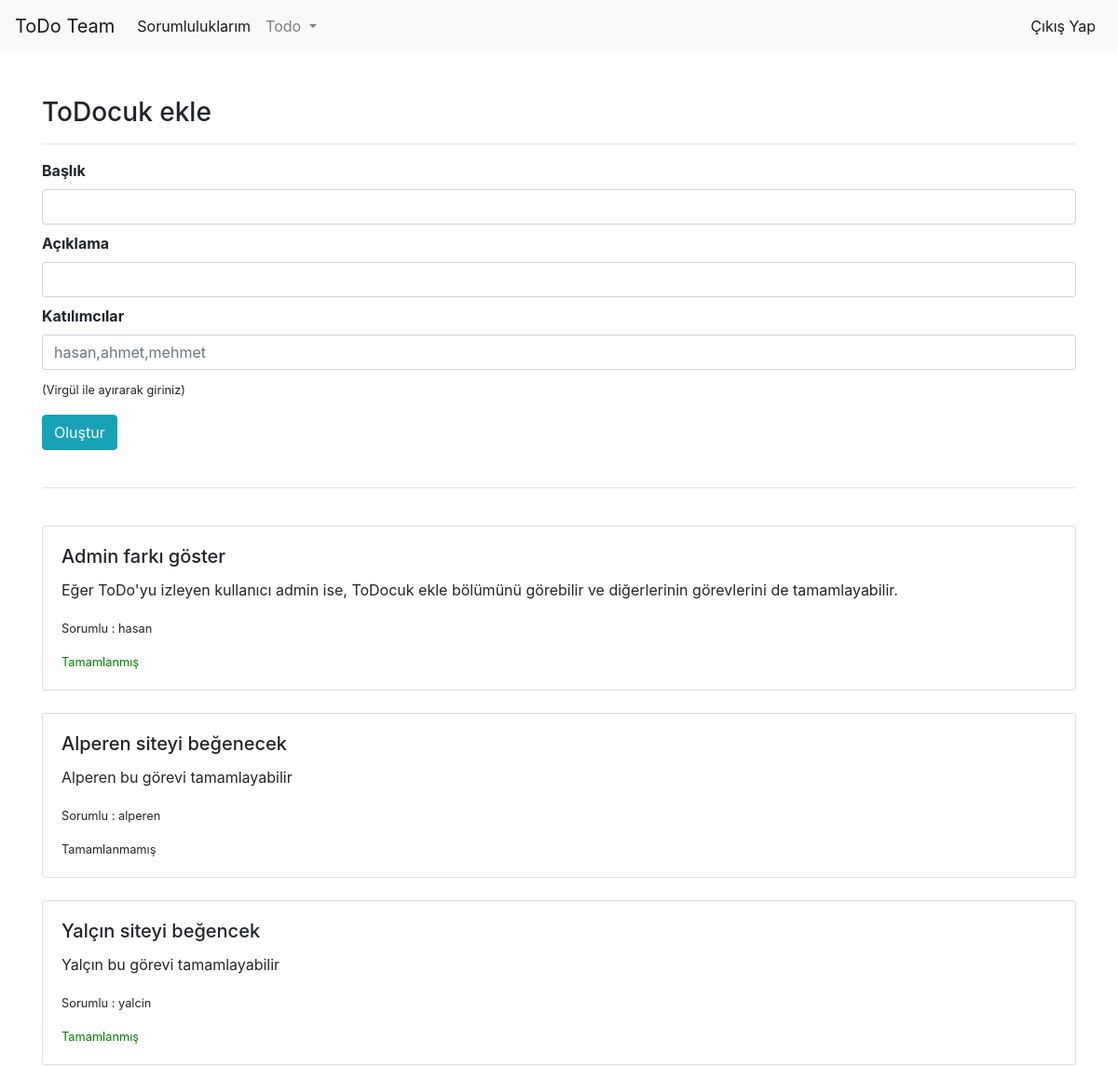
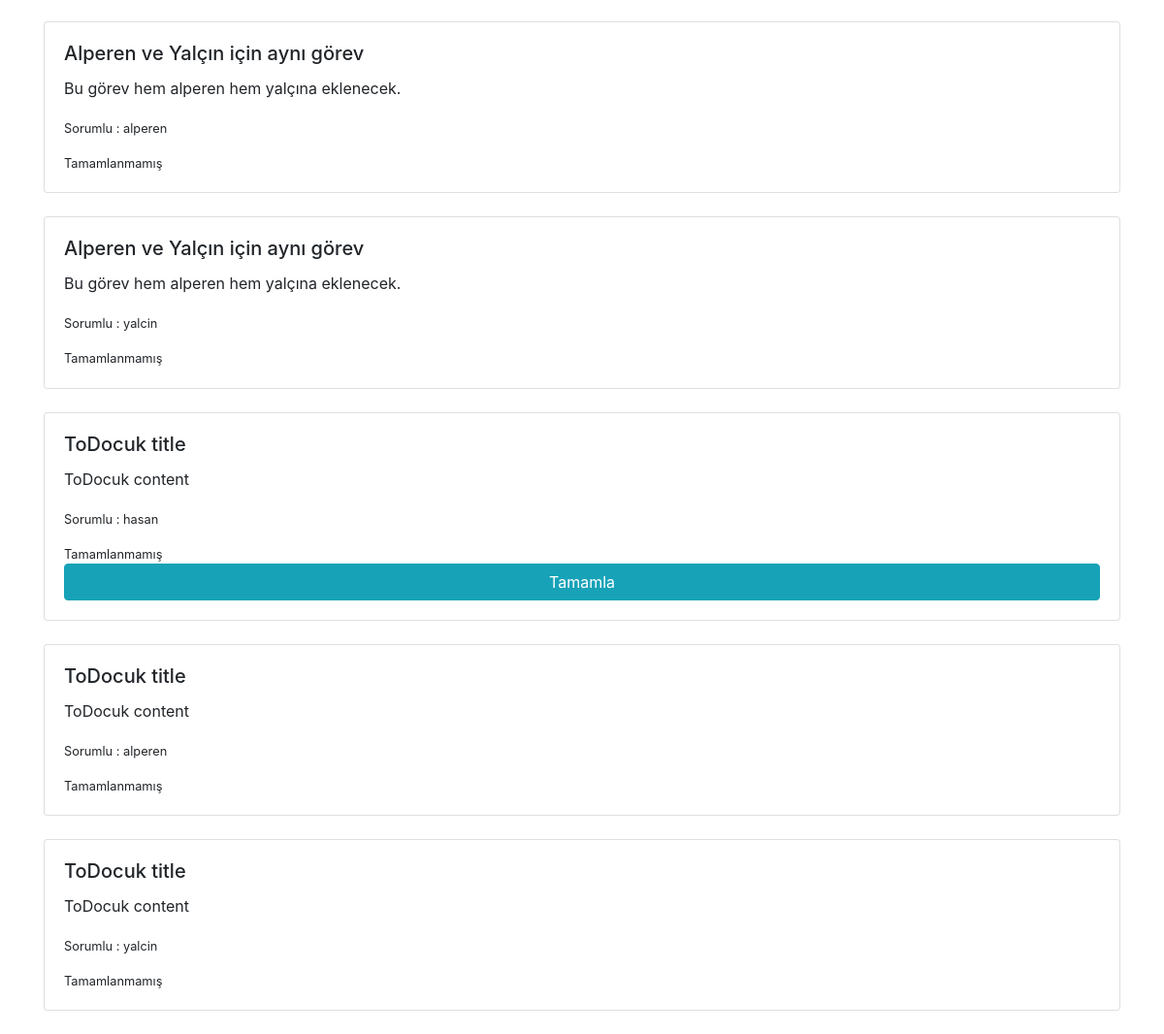
Screenshot of /todo/1 (signed in) with the database file from the repository (2 pictures, top to bottom).
### todo-team.py (models this page shows)
class Todocuk(db.Model):
    id = db.Column(db.Integer, primary_key=True)
    todo_id = db.Column(db.String(120),nullable=False)
    keeper_id = db.Column(db.String(120),nullable=False)
    title = db.Column(db.String(120),nullable=False)
    description = db.Column(db.String(120),nullable=False)
    complete = db.Column(db.Boolean)
    created_on = db.Column(db.DateTime, server_default=db.func.now())
    updated_on = db.Column(db.DateTime, server_default=db.func.now(), server_onupdate=db.func.now())

### todo-team.py (the view)
@app.route('/todo/<string:id>',methods = ["POST","GET"])
@login_required
def showtodo(id):
    todocuklar = Todocuk.query.filter_by(todo_id = id).all()
    form = CreateTodocukForm(request.form)
    isAdmin = False
    isKeeper = False
    if bool(Todo.query.filter_by(id = id, owner_id = session["logged_user"]).first()):
        isAdmin = True
    if bool(Todocuk.query.filter_by(todo_id = id, keeper_id = session["logged_user"]).first()):
        isKeeper = True
    if request.method == "POST" and form.validate():
        title = form.title.data
        description = form.description.data
        keeper = form.keeper_id.data
        keepers = keeper.split(',')
        for keeper in keepers:
            if not bool(User.query.filter_by(username=keeper).first()):
                continue
            todocuk = Todocuk(todo_id = id, keeper_id = keeper, title = title, description = description, complete=False)
            db.session.add(todocuk)
            db.session.commit()
        flash("ToDocuk, ToDo'ya eklendi, kolay gelsin!","info")
        return redirect(url_for('listtodo'))
    else:
        return render_template('todo.html',form = form, todocuklar=todocuklar, isAdmin=isAdmin, isKeeper=isKeeper)

### todo-team.py
class CreateTodocukForm(Form):
    title = StringField('Başlık', validators = [validators.DataRequired()])
    description = StringField('Açıklama', validators = [validators.DataRequired()])
    keeper_id = StringField('Katılımcılar', validators = [validators.DataRequired()])

### todo-team.py (called while the page is built)
def login_required(f):
    @wraps(f)
    def decorated_function(*args, **kwargs):
        if "logged_in" in session:
            return f(*args, **kwargs)
        else:
            flash("Bu alanı görüntülemek için kullanıcı girişi yapmalısınız.","danger")
            return redirect(url_for("login"))
    return decorated_function

### templates/todo.html (shortened to what this page needs)
{% extends "layout.html" %}
{%if isKeeper %}
{% block body %}
{% if isAdmin %}
<h3>ToDocuk ekle</h3>
<hr>
{% from "includes/formhelpers.html" import render_field %}
<form method=post>
  <dl>
    {{ render_field(form.title,class="form-control") }}
    {{ render_field(form.description,class="form-control") }}
    {{ render_field(form.keeper_id,class="form-control",placeholder="hasan,ahmet,mehmet") }}
    <small>(Virgül ile ayırarak giriniz)</small>
  </dl>
 <button class="btn btn-info">Oluştur</button>
</form>
<br>
<hr>
{% endif %}
<br>
{% for todocuk in todocuklar %}
  <div class="card">
  <div class="card-body">
    <h5 class="card-title">{{ todocuk.title }}</h5>
    <p class="card-text">{{ todocuk.description }}</p>
    <p class="card-text"><small>Sorumlu : {{ todocuk.keeper_id}} </small></p>
    {% if todocuk.complete %}
     <small><p style="color:green;" class="card-text">Tamamlanmış</p></small>
    {% else %}
     <small><p class="card-text">Tamamlanmamış</p></small>
    {% endif %}
    {% if todocuk.keeper_id == session["logged_user"] and not todocuk.complete == 1 %}
    <a href="/complete/{{ todocuk.id }}" class="btn btn-info btn-block">Tamamla</a>
    {% endif %}
  </div>
</div>
<br>
{% endfor %}
{% endblock %}
{% endif %}

### rows the page displays
Todocuk: title "Admin farkı göster", description "Eğer ToDo'yu izleyen kullanıcı admin ise, ToDocuk ekle bölümünü görebilir ve diğerlerinin görevlerini de tamamlayabilir.", keeper_id "hasan", complete "Tamamlanmış"
Todocuk: title "Alperen siteyi beğenecek", description "Alperen bu görevi tamamlayabilir", keeper_id "alperen", complete "Tamamlanmamış"
Todocuk: title "Yalçın siteyi beğencek", description "Yalçın bu görevi tamamlayabilir", keeper_id "yalcin", complete "Tamamlanmış"
Todocuk: title "Alperen ve Yalçın için aynı görev", description "Bu görev hem alperen hem yalçına eklenecek.", keeper_id "alperen", complete "Tamamlanmamış"
Todocuk: title "Alperen ve Yalçın için aynı görev", description "Bu görev hem alperen hem yalçına eklenecek.", keeper_id "yalcin", complete "Tamamlanmamış"
Todocuk: title "ToDocuk title", description "ToDocuk content", keeper_id "hasan", complete "Tamamlanmamış"
Todocuk: title "ToDocuk title", description "ToDocuk content", keeper_id "alperen", complete "Tamamlanmamış"
Todocuk: title "ToDocuk title", description "ToDocuk content", keeper_id "yalcin", complete "Tamamlanmamış"

### other values shown
{{ field.label }} "Başlık Açıklama Katılımcılar"
